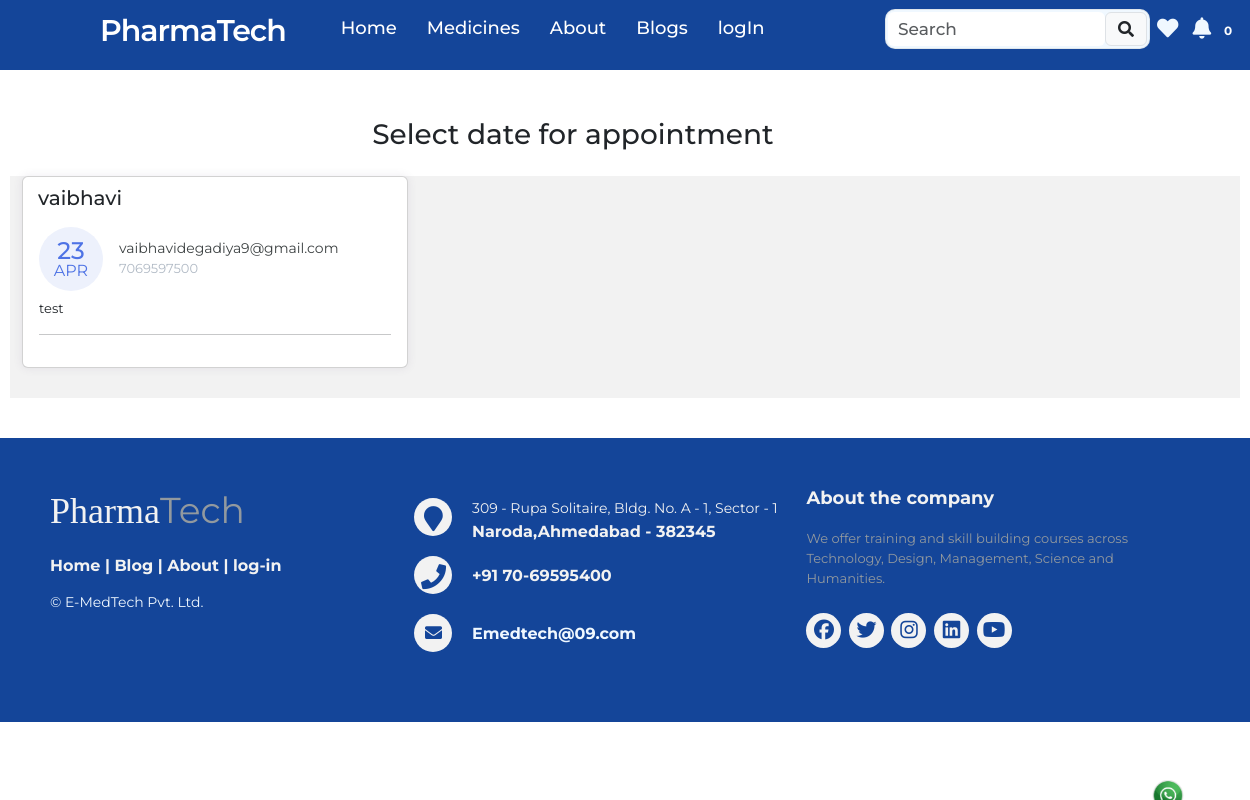
/manage-appointment/, run on the app's committed database.
### home/models.py (models this page shows, shortened)
class Appointment(models.Model):
    first_name = models.CharField(max_length=50)
    last_name = models.CharField(max_length=50)
    email = models.CharField(max_length=50)
    phone = models.CharField(max_length=50)
    request = models.TextField(blank=True)
    sent_date = models.DateField(auto_now_add=True)
    accepted = models.BooleanField(default=False)
    accepted_date = models.DateField(auto_now_add=False, null=True, blank=True)
    class Meta:
        ordering = ["-sent_date"]

### home/views.py (the view, shortened to what this page needs)
# urls.py: path('manage-appointment/',ManageAppointmentTemplateView.as_view() , name="manage-appointment"),
class ManageAppointmentTemplateView(ListView):
    template_name = "appointment/manage.html"
    model = Appointment
    context_object_name = "appointments"
    login_required = True
    paginate_by = 3
    def get_context_data(self,*args, **kwargs):
        context = super().get_context_data(*args, **kwargs)
        appointments = Appointment.objects.all()
        context.update({
            "title":"Manage Appointments"
        })
        return context

### home/context_processor.py (called while the page is built)
def get_notification(request):
    count = Appointment.objects.filter(accepted=False).count()
    data = {
        "count":count
    }
    return data

### templates/appointment/manage.html (shortened to what this page needs)
{% extends 'base.html' %}
{% block main %}
<link href="https://cdn.jsdelivr.net/npm/bootstrap@5.3.0-alpha2/dist/css/bootstrap.min.css" rel="stylesheet">
    <div class="medicine-container mt-5">
        <div class="col-11 text-center mt-4 mb-4">
            <h3>
                Select date for appointment
            </h3>
        </div>
        <div class="row">
            {% for app in appointments %}
            <div class="col-lg-4">
                <div class="card card-margin">
                    <div class="card-header no-border">
                        <h5 class="card-title">{{ app.first_name }} </h5>
                    </div>
                    <div class="card-body pt-0">
                        <div class="widget-49">
                            <div class="widget-49-title-wrapper">
                                <div class="widget-49-date-primary">
                                    <span class="widget-49-date-day">{{ app.sent_date|date:"d" }}</span>
                                    <span class="widget-49-date-month">{{ app.sent_date|date:"M" }}</span>
                                </div>
                                <div class="widget-49-meeting-info">
                                    <span class="widget-49-pro-title">{{ app.email }}</span>
                                    <span class="widget-49-meeting-time">{{ app.phone }}</span>
                                </div>
                            </div>
                            <div class="widget-49-meeting-points">
                                <span>{{ app.request }}</span>
                            </div>
                            <hr class="w-100">
                        </div>
                    </div>
                </div>
            </div>
            {% endfor %}
        </div>
{% endblock main %}

### static/css/main.css (style rules this page uses)
:root { --Playfair: 'Playfair Display', serif; --Quicksand: 'Quicksand', sans-serif; --Roboto: 'Roboto', sans-serif; --dark: #3c393d; --exDark: #2b2b2b; }
* { margin: 0; padding: 0; outline: none; box-sizing: border-box; font-family: 'Montserrat', sans-serif; text-decoration: none; }
body { line-height: 1.4; color: var(--dark); background: #f2f2f2; overflow-x: hidden; }
.medicine-container .row { display: flex; margin: 10px; background: #f2f2f2; }
:root { --white: #f2f2f2; --black: #222; --green: #6cbe02; --grey1: #f0f0f0; --grey2: #e9d7d3; }

### data on the page
Appointment: first_name "vaibhavi", sent_date "23", sent_date "APR", email "vaibhavidegadiya9@gmail.com", phone "7069597500", request "test"

### other printed values
{{ count }} "0"
